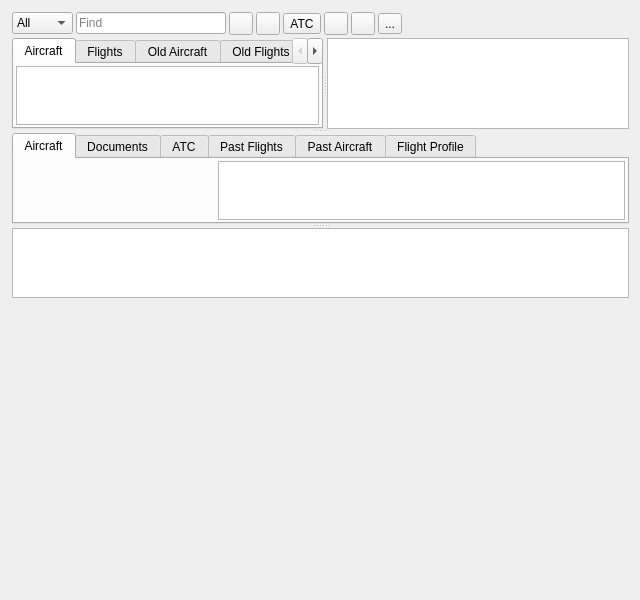
<?xml version="1.0" encoding="UTF-8"?>
<ui version="4.0">
 <class>AircraftGUI</class>
 <widget class="RollupContents" name="AircraftGUI">
  <property name="geometry">
   <rect>
    <x>0</x>
    <y>0</y>
    <width>640</width>
    <height>600</height>
   </rect>
  </property>
  <property name="sizePolicy">
   <sizepolicy hsizetype="Expanding" vsizetype="Expanding">
    <horstretch>0</horstretch>
    <verstretch>0</verstretch>
   </sizepolicy>
  </property>
  <property name="minimumSize">
   <size>
    <width>320</width>
    <height>100</height>
   </size>
  </property>
  <property name="font">
   <font>
    <pointsize>9</pointsize>
   </font>
  </property>
  <property name="windowTitle">
   <string>Aircraft</string>
  </property>
  <widget class="QWidget" name="aircraftContainer" native="true">
   <property name="geometry">
    <rect>
     <x>10</x>
     <y>10</y>
     <width>621</width>
     <height>291</height>
    </rect>
   </property>
   <property name="sizePolicy">
    <sizepolicy hsizetype="Expanding" vsizetype="Expanding">
     <horstretch>0</horstretch>
     <verstretch>0</verstretch>
    </sizepolicy>
   </property>
   <property name="windowTitle">
    <string>Aircraft</string>
   </property>
   <layout class="QVBoxLayout" name="mainLayout">
    <property name="spacing">
     <number>3</number>
    </property>
    <property name="leftMargin">
     <number>2</number>
    </property>
    <property name="topMargin">
     <number>2</number>
    </property>
    <property name="rightMargin">
     <number>2</number>
    </property>
    <property name="bottomMargin">
     <number>2</number>
    </property>
    <item>
     <layout class="QHBoxLayout" name="toolbarLayout">
      <item>
       <widget class="QComboBox" name="findColumn">
        <property name="toolTip">
         <string>Which column Find looks in</string>
        </property>
        <item>
         <property name="text">
          <string>All</string>
         </property>
        </item>
        <item>
         <property name="text">
          <string>ICAO</string>
         </property>
        </item>
        <item>
         <property name="text">
          <string>Reg</string>
         </property>
        </item>
        <item>
         <property name="text">
          <string>Type</string>
         </property>
        </item>
        <item>
         <property name="text">
          <string>Flight</string>
         </property>
        </item>
       </widget>
      </item>
      <item>
       <widget class="QLineEdit" name="find">
        <property name="maximumSize">
         <size>
          <width>150</width>
          <height>16777215</height>
         </size>
        </property>
        <property name="toolTip">
         <string>Highlight the next aircraft or flight matching this text. Matches ICAO address, registration, type, flight number, airline, departure or arrival. Press Enter to step through the matches</string>
        </property>
        <property name="placeholderText">
         <string>Find</string>
        </property>
       </widget>
      </item>
      <item>
       <widget class="QToolButton" name="deleteAircraft">
        <property name="toolTip">
         <string>Delete all aircraft from the table and the Map</string>
        </property>
        <property name="text">
         <string/>
        </property>
        <property name="icon">
         <iconset resource="../../../sdrgui/resources/res.qrc">
          <normaloff>:/bin.png</normaloff>:/bin.png</iconset>
        </property>
       </widget>
      </item>
      <item>
       <widget class="QToolButton" name="notifications">
        <property name="toolTip">
         <string>Open notifications dialog</string>
        </property>
        <property name="text">
         <string/>
        </property>
        <property name="icon">
         <iconset resource="../../../sdrgui/resources/res.qrc">
          <normaloff>:/mono.png</normaloff>:/mono.png</iconset>
        </property>
       </widget>
      </item>
      <item>
       <widget class="ButtonSwitch" name="atcLabels">
        <property name="toolTip">
         <string>Display route, altitude and speed in aircraft labels on the Map</string>
        </property>
        <property name="text">
         <string>ATC</string>
        </property>
        <property name="checkable">
         <bool>true</bool>
        </property>
       </widget>
      </item>
      <item>
       <widget class="ButtonSwitch" name="stats">
        <property name="toolTip">
         <string>Display statistics. Right click to reset the records.</string>
        </property>
        <property name="text">
         <string/>
        </property>
        <property name="icon">
         <iconset resource="aircrafticons.qrc">
          <normaloff>:/icons/stats.png</normaloff>:/icons/stats.png</iconset>
        </property>
        <property name="checkable">
         <bool>true</bool>
        </property>
       </widget>
      </item>
      <item>
       <widget class="ButtonSwitch" name="displayChart">
        <property name="toolTip">
         <string>Display the message rate chart. Right click to reset data.</string>
        </property>
        <property name="text">
         <string/>
        </property>
        <property name="icon">
         <iconset resource="aircrafticons.qrc">
          <normaloff>:/icons/chart.png</normaloff>:/icons/chart.png</iconset>
        </property>
        <property name="checkable">
         <bool>true</bool>
        </property>
       </widget>
      </item>
      <item>
       <widget class="QToolButton" name="settings">
        <property name="toolTip">
         <string>Aircraft settings</string>
        </property>
        <property name="text">
         <string>...</string>
        </property>
        <property name="icon">
         <iconset resource="../../../sdrgui/resources/res.qrc">
          <normaloff>:/gear.png</normaloff>:/gear.png</iconset>
        </property>
       </widget>
      </item>
      <item>
       <spacer name="toolbarSpacer">
        <property name="orientation">
         <enum>Qt::Horizontal</enum>
        </property>
        <property name="sizeHint" stdset="0">
         <size>
          <width>40</width>
          <height>20</height>
         </size>
        </property>
       </spacer>
      </item>
     </layout>
    </item>
    <item>
     <widget class="QSplitter" name="splitter">
      <property name="orientation">
       <enum>Qt::Vertical</enum>
      </property>
      <widget class="QSplitter" name="aircraftSplitter">
       <property name="orientation">
        <enum>Qt::Horizontal</enum>
       </property>
      <widget class="QTabWidget" name="aircraftTabs">
      <property name="sizePolicy">
       <sizepolicy hsizetype="Expanding" vsizetype="Expanding">
        <horstretch>0</horstretch>
        <verstretch>0</verstretch>
       </sizepolicy>
      </property>
      <property name="currentIndex">
       <number>0</number>
      </property>
      <widget class="QWidget" name="aircraftTab">
       <attribute name="title">
        <string>Aircraft</string>
       </attribute>
       <layout class="QVBoxLayout" name="aircraftTabLayout">
        <property name="spacing">
         <number>2</number>
        </property>
        <property name="leftMargin">
         <number>2</number>
        </property>
        <property name="topMargin">
         <number>2</number>
        </property>
        <property name="rightMargin">
         <number>2</number>
        </property>
        <property name="bottomMargin">
         <number>2</number>
        </property>
        <item>
         <widget class="QTableView" name="aircraft">
          <property name="sizePolicy">
           <sizepolicy hsizetype="Expanding" vsizetype="Expanding">
            <horstretch>0</horstretch>
            <verstretch>0</verstretch>
           </sizepolicy>
          </property>
          <property name="toolTip">
           <string>Aircraft heard across all demodulators. Select a row to filter the Documents and ATC tables.</string>
          </property>
          <property name="editTriggers">
           <set>QAbstractItemView::NoEditTriggers</set>
          </property>
          <property name="selectionMode">
           <enum>QAbstractItemView::SingleSelection</enum>
          </property>
          <property name="selectionBehavior">
           <enum>QAbstractItemView::SelectRows</enum>
          </property>
          <attribute name="horizontalHeaderStretchLastSection">
           <bool>false</bool>
          </attribute>
         </widget>
        </item>
       </layout>
      </widget>
      <widget class="QWidget" name="flightsTab">
       <attribute name="title">
        <string>Flights</string>
       </attribute>
       <layout class="QVBoxLayout" name="flightsTabLayout">
        <property name="spacing">
         <number>2</number>
        </property>
        <property name="leftMargin">
         <number>2</number>
        </property>
        <property name="topMargin">
         <number>2</number>
        </property>
        <property name="rightMargin">
         <number>2</number>
        </property>
        <property name="bottomMargin">
         <number>2</number>
        </property>
        <item>
         <widget class="QTableView" name="flights">
          <property name="sizePolicy">
           <sizepolicy hsizetype="Expanding" vsizetype="Expanding">
            <horstretch>0</horstretch>
            <verstretch>0</verstretch>
           </sizepolicy>
          </property>
          <property name="toolTip">
           <string>Flights seen this session, current and past. Select a row to filter the Documents and ATC tables.</string>
          </property>
          <property name="editTriggers">
           <set>QAbstractItemView::NoEditTriggers</set>
          </property>
          <property name="selectionMode">
           <enum>QAbstractItemView::SingleSelection</enum>
          </property>
          <property name="selectionBehavior">
           <enum>QAbstractItemView::SelectRows</enum>
          </property>
         </widget>
        </item>
       </layout>
      </widget>
      <widget class="QWidget" name="oldAircraftTab">
       <attribute name="title">
        <string>Old Aircraft</string>
       </attribute>
       <layout class="QVBoxLayout" name="oldAircraftTabLayout">
        <property name="spacing">
         <number>2</number>
        </property>
        <property name="leftMargin">
         <number>2</number>
        </property>
        <property name="topMargin">
         <number>2</number>
        </property>
        <property name="rightMargin">
         <number>2</number>
        </property>
        <property name="bottomMargin">
         <number>2</number>
        </property>
        <item>
         <widget class="QTableView" name="oldAircraft">
          <property name="sizePolicy">
           <sizepolicy hsizetype="Expanding" vsizetype="Expanding">
            <horstretch>0</horstretch>
            <verstretch>0</verstretch>
           </sizepolicy>
          </property>
          <property name="toolTip">
           <string>Aircraft heard across all demodulators. Select a row to filter the Documents and ATC tables.</string>
          </property>
          <property name="editTriggers">
           <set>QAbstractItemView::NoEditTriggers</set>
          </property>
          <property name="selectionMode">
           <enum>QAbstractItemView::SingleSelection</enum>
          </property>
          <property name="selectionBehavior">
           <enum>QAbstractItemView::SelectRows</enum>
          </property>
          <attribute name="horizontalHeaderStretchLastSection">
           <bool>false</bool>
          </attribute>
         </widget>
        </item>
       </layout>
      </widget>
      <widget class="QWidget" name="oldFlightsTab">
       <attribute name="title">
        <string>Old Flights</string>
       </attribute>
       <layout class="QVBoxLayout" name="oldFlightsTabLayout">
        <property name="spacing">
         <number>2</number>
        </property>
        <property name="leftMargin">
         <number>2</number>
        </property>
        <property name="topMargin">
         <number>2</number>
        </property>
        <property name="rightMargin">
         <number>2</number>
        </property>
        <property name="bottomMargin">
         <number>2</number>
        </property>
        <item>
         <widget class="QTableView" name="oldFlights">
          <property name="sizePolicy">
           <sizepolicy hsizetype="Expanding" vsizetype="Expanding">
            <horstretch>0</horstretch>
            <verstretch>0</verstretch>
           </sizepolicy>
          </property>
          <property name="toolTip">
           <string>Flights that have finished, and those restored from the last session. Select a row to filter the Documents and ATC tables.</string>
          </property>
          <property name="editTriggers">
           <set>QAbstractItemView::NoEditTriggers</set>
          </property>
          <property name="selectionMode">
           <enum>QAbstractItemView::SingleSelection</enum>
          </property>
          <property name="selectionBehavior">
           <enum>QAbstractItemView::SelectRows</enum>
          </property>
         </widget>
        </item>
       </layout>
      </widget>
      <widget class="QWidget" name="weatherTab">
       <attribute name="title">
        <string>Weather</string>
       </attribute>
       <layout class="QVBoxLayout" name="weatherTabLayout">
        <property name="spacing">
         <number>2</number>
        </property>
        <property name="leftMargin">
         <number>2</number>
        </property>
        <property name="topMargin">
         <number>2</number>
        </property>
        <property name="rightMargin">
         <number>2</number>
        </property>
        <property name="bottomMargin">
         <number>2</number>
        </property>
        <item>
         <widget class="QSplitter" name="weatherSplitter">
          <property name="orientation">
           <enum>Qt::Vertical</enum>
          </property>
          <widget class="QTableWidget" name="weather">
           <property name="toolTip">
            <string>Weather reports for airports, as carried by ACARS - METARs, TAFs, D-ATIS, TWIPs, NOTAMs, PIREPs and SIGMETs. They arrive through whichever aircraft requested them, but describe the airport rather than that aircraft, so they are kept for the session. Select a row to read the full report.</string>
           </property>
           <property name="editTriggers">
            <set>QAbstractItemView::NoEditTriggers</set>
           </property>
           <property name="selectionMode">
            <enum>QAbstractItemView::SingleSelection</enum>
           </property>
           <property name="selectionBehavior">
            <enum>QAbstractItemView::SelectRows</enum>
           </property>
           <column>
            <property name="text">
             <string>Time</string>
            </property>
           </column>
           <column>
            <property name="text">
             <string>Airport</string>
            </property>
           </column>
           <column>
            <property name="text">
             <string>Type</string>
            </property>
           </column>
           <column>
            <property name="text">
             <string>Via</string>
            </property>
           </column>
           <column>
            <property name="text">
             <string>Report</string>
            </property>
           </column>
          </widget>
          <widget class="AcarsMessageView" name="weatherText">
           <property name="readOnly">
            <bool>true</bool>
           </property>
           <property name="lineWrapMode">
            <enum>QTextEdit::NoWrap</enum>
           </property>
          </widget>
         </widget>
        </item>
       </layout>
      </widget>
      </widget>
         <widget class="QTableWidget" name="statistics">
          <property name="toolTip">
           <string>Records and counters. Ranges are measured from the position of the device each report arrived on, or My Position where the device does not know where it is. Right click to reset.</string>
          </property>
          <property name="editTriggers">
           <set>QAbstractItemView::NoEditTriggers</set>
          </property>
          <property name="alternatingRowColors">
           <bool>true</bool>
          </property>
          <property name="selectionMode">
           <enum>QAbstractItemView::SingleSelection</enum>
          </property>
          <property name="selectionBehavior">
           <enum>QAbstractItemView::SelectRows</enum>
          </property>
         </widget>
      </widget>
      <widget class="QTabWidget" name="messageTabs">
      <property name="sizePolicy">
       <sizepolicy hsizetype="Expanding" vsizetype="Expanding">
        <horstretch>0</horstretch>
        <verstretch>0</verstretch>
       </sizepolicy>
      </property>
      <property name="currentIndex">
       <number>0</number>
      </property>
      <widget class="QWidget" name="photoTab">
       <attribute name="title">
        <string>Aircraft</string>
       </attribute>
       <layout class="QHBoxLayout" name="photoTabLayout">
        <property name="spacing">
         <number>2</number>
        </property>
        <property name="leftMargin">
         <number>2</number>
        </property>
        <property name="topMargin">
         <number>2</number>
        </property>
        <property name="rightMargin">
         <number>2</number>
        </property>
        <property name="bottomMargin">
         <number>2</number>
        </property>
        <item>
         <layout class="QVBoxLayout" name="photoLayout">
          <property name="spacing">
           <number>4</number>
          </property>
          <item>
           <layout class="QHBoxLayout" name="photoHeaderLayout">
            <property name="spacing">
             <number>4</number>
            </property>
            <item>
             <widget class="QLabel" name="photoHeader">
              <property name="sizePolicy">
               <sizepolicy hsizetype="Preferred" vsizetype="Preferred">
                <horstretch>0</horstretch>
                <verstretch>0</verstretch>
               </sizepolicy>
              </property>
              <property name="text">
               <string/>
              </property>
              <property name="alignment">
               <set>Qt::AlignLeading|Qt::AlignLeft|Qt::AlignVCenter</set>
              </property>
             </widget>
            </item>
            <item>
             <widget class="QLabel" name="photoFlag">
              <property name="sizePolicy">
               <sizepolicy hsizetype="Minimum" vsizetype="Preferred">
                <horstretch>0</horstretch>
                <verstretch>0</verstretch>
               </sizepolicy>
              </property>
              <property name="text">
               <string/>
              </property>
              <property name="alignment">
               <set>Qt::AlignRight|Qt::AlignTrailing|Qt::AlignVCenter</set>
              </property>
             </widget>
            </item>
           </layout>
          </item>
          <item>
           <widget class="ClickableLabel" name="photo">
            <property name="toolTip">
             <string>Click to view the photo on planespotters.net</string>
            </property>
            <property name="text">
             <string/>
            </property>
           </widget>
          </item>
          <item>
           <widget class="QLabel" name="flightDetails">
            <property name="minimumSize">
             <size>
              <width>200</width>
              <height>0</height>
             </size>
            </property>
            <property name="maximumSize">
             <size>
              <width>200</width>
              <height>16777215</height>
             </size>
            </property>
            <property name="text">
             <string/>
            </property>
            <property name="textFormat">
             <enum>Qt::RichText</enum>
            </property>
            <property name="alignment">
             <set>Qt::AlignCenter</set>
            </property>
           </widget>
          </item>
          <item>
           <spacer name="photoVerticalSpacer">
            <property name="orientation">
             <enum>Qt::Vertical</enum>
            </property>
            <property name="sizeHint" stdset="0">
             <size>
              <width>20</width>
              <height>40</height>
             </size>
            </property>
           </spacer>
          </item>
         </layout>
        </item>
        <item>
         <widget class="QTableWidget" name="aircraftInfo">
          <property name="sizePolicy">
           <sizepolicy hsizetype="Expanding" vsizetype="Expanding">
            <horstretch>1</horstretch>
            <verstretch>0</verstretch>
           </sizepolicy>
          </property>
          <property name="toolTip">
           <string>Details of the selected aircraft from the aircraft database</string>
          </property>
          <property name="editTriggers">
           <set>QAbstractItemView::NoEditTriggers</set>
          </property>
          <property name="selectionMode">
           <enum>QAbstractItemView::SingleSelection</enum>
          </property>
          <property name="selectionBehavior">
           <enum>QAbstractItemView::SelectRows</enum>
          </property>
          <attribute name="horizontalHeaderVisible">
           <bool>false</bool>
          </attribute>
          <attribute name="horizontalHeaderStretchLastSection">
           <bool>true</bool>
          </attribute>
          <attribute name="verticalHeaderVisible">
           <bool>false</bool>
          </attribute>
          <column>
           <property name="text">
            <string>Property</string>
           </property>
          </column>
          <column>
           <property name="text">
            <string>Value</string>
           </property>
          </column>
         </widget>
        </item>
       </layout>
      </widget>
      <widget class="QWidget" name="documentsTab">
       <attribute name="title">
        <string>Documents</string>
       </attribute>
       <layout class="QVBoxLayout" name="documentsTabLayout">
        <property name="spacing">
         <number>2</number>
        </property>
        <property name="leftMargin">
         <number>2</number>
        </property>
        <property name="topMargin">
         <number>2</number>
        </property>
        <property name="rightMargin">
         <number>2</number>
        </property>
        <property name="bottomMargin">
         <number>2</number>
        </property>
        <item>
         <widget class="QTableWidget" name="documents">
          <property name="sizePolicy">
           <sizepolicy hsizetype="Expanding" vsizetype="Expanding">
            <horstretch>0</horstretch>
            <verstretch>0</verstretch>
           </sizepolicy>
          </property>
          <property name="toolTip">
           <string>Documents for the selected aircraft or flight: flight plans, clearances, loadsheets, CPDLC, logons. Select a row to view the document below.</string>
          </property>
          <property name="editTriggers">
           <set>QAbstractItemView::NoEditTriggers</set>
          </property>
          <property name="selectionMode">
           <enum>QAbstractItemView::SingleSelection</enum>
          </property>
          <property name="selectionBehavior">
           <enum>QAbstractItemView::SelectRows</enum>
          </property>
          <column>
           <property name="text">
            <string>Time</string>
           </property>
           <property name="toolTip">
            <string>Time the document was received</string>
           </property>
          </column>
          <column>
           <property name="text">
            <string>Flight</string>
           </property>
           <property name="toolTip">
            <string>Flight the document belongs to</string>
           </property>
          </column>
          <column>
           <property name="text">
            <string>Reg</string>
           </property>
           <property name="toolTip">
            <string>Aircraft registration or ICAO address</string>
           </property>
          </column>
          <column>
           <property name="text">
            <string>Type</string>
           </property>
           <property name="toolTip">
            <string>Kind of document</string>
           </property>
          </column>
          <column>
           <property name="text">
            <string>Title</string>
           </property>
           <property name="toolTip">
            <string>Document title</string>
           </property>
          </column>
         </widget>
        </item>
        <item>
         <widget class="AcarsMessageView" name="documentText">
          <property name="toolTip">
           <string>The selected document</string>
          </property>
          <property name="readOnly">
           <bool>true</bool>
          </property>
         </widget>
        </item>
       </layout>
      </widget>
      <widget class="QWidget" name="atcTab">
       <attribute name="title">
        <string>ATC</string>
       </attribute>
       <layout class="QVBoxLayout" name="atcTabLayout">
        <property name="spacing">
         <number>2</number>
        </property>
        <property name="leftMargin">
         <number>2</number>
        </property>
        <property name="topMargin">
         <number>2</number>
        </property>
        <property name="rightMargin">
         <number>2</number>
        </property>
        <property name="bottomMargin">
         <number>2</number>
        </property>
        <item>
         <widget class="QTableWidget" name="atcMessages">
          <property name="sizePolicy">
           <sizepolicy hsizetype="Expanding" vsizetype="Expanding">
            <horstretch>0</horstretch>
            <verstretch>0</verstretch>
           </sizepolicy>
          </property>
          <property name="toolTip">
           <string>Controller-pilot data link (CPDLC) messages for the selected aircraft or flight</string>
          </property>
          <property name="editTriggers">
           <set>QAbstractItemView::NoEditTriggers</set>
          </property>
          <property name="selectionMode">
           <enum>QAbstractItemView::SingleSelection</enum>
          </property>
          <property name="selectionBehavior">
           <enum>QAbstractItemView::SelectRows</enum>
          </property>
          <column>
           <property name="text">
            <string>Time</string>
           </property>
           <property name="toolTip">
            <string>Time the message was received</string>
           </property>
          </column>
          <column>
           <property name="text">
            <string>Protocol</string>
           </property>
           <property name="toolTip">
            <string>Message protocol, e.g. CPDLC</string>
           </property>
          </column>
          <column>
           <property name="text">
            <string>Dir</string>
           </property>
           <property name="toolTip">
            <string>Message direction: up arrow for uplink (ATC to aircraft), down arrow for downlink</string>
           </property>
          </column>
          <column>
           <property name="text">
            <string>From</string>
           </property>
           <property name="toolTip">
            <string>Message source, when known</string>
           </property>
          </column>
          <column>
           <property name="text">
            <string>To</string>
           </property>
           <property name="toolTip">
            <string>Message recipient, when known</string>
           </property>
          </column>
          <column>
           <property name="text">
            <string>Message</string>
           </property>
           <property name="toolTip">
            <string>The ATC message text</string>
           </property>
          </column>
         </widget>
        </item>
       </layout>
      </widget>
      <widget class="QWidget" name="pastFlightsTab">
       <attribute name="title">
        <string>Past Flights</string>
       </attribute>
       <layout class="QVBoxLayout" name="pastFlightsTabLayout">
        <property name="spacing">
         <number>2</number>
        </property>
        <property name="leftMargin">
         <number>2</number>
        </property>
        <property name="topMargin">
         <number>2</number>
        </property>
        <property name="rightMargin">
         <number>2</number>
        </property>
        <property name="bottomMargin">
         <number>2</number>
        </property>
        <item>
         <widget class="QTableWidget" name="pastFlights">
          <property name="toolTip">
           <string>Every flight this aircraft has been seen operating, most recent first</string>
          </property>
          <property name="editTriggers">
           <set>QAbstractItemView::NoEditTriggers</set>
          </property>
          <property name="alternatingRowColors">
           <bool>true</bool>
          </property>
          <property name="selectionMode">
           <enum>QAbstractItemView::SingleSelection</enum>
          </property>
          <property name="selectionBehavior">
           <enum>QAbstractItemView::SelectRows</enum>
          </property>
          <property name="sortingEnabled">
           <bool>true</bool>
          </property>
         </widget>
        </item>
       </layout>
      </widget>
      <widget class="QWidget" name="pastAircraftTab">
       <attribute name="title">
        <string>Past Aircraft</string>
       </attribute>
       <layout class="QVBoxLayout" name="pastAircraftTabLayout">
        <property name="spacing">
         <number>2</number>
        </property>
        <property name="leftMargin">
         <number>2</number>
        </property>
        <property name="topMargin">
         <number>2</number>
        </property>
        <property name="rightMargin">
         <number>2</number>
        </property>
        <property name="bottomMargin">
         <number>2</number>
        </property>
        <item>
         <widget class="QTableWidget" name="pastAircraft">
          <property name="toolTip">
           <string>Every aircraft that has been seen operating this flight number, most recent first</string>
          </property>
          <property name="editTriggers">
           <set>QAbstractItemView::NoEditTriggers</set>
          </property>
          <property name="alternatingRowColors">
           <bool>true</bool>
          </property>
          <property name="selectionMode">
           <enum>QAbstractItemView::SingleSelection</enum>
          </property>
          <property name="selectionBehavior">
           <enum>QAbstractItemView::SelectRows</enum>
          </property>
          <property name="sortingEnabled">
           <bool>true</bool>
          </property>
         </widget>
        </item>
       </layout>
      </widget>
      <widget class="QWidget" name="profileTab">
       <attribute name="title">
        <string>Flight Profile</string>
       </attribute>
       <layout class="QVBoxLayout" name="profileTabLayout">
        <property name="spacing">
         <number>2</number>
        </property>
        <property name="leftMargin">
         <number>2</number>
        </property>
        <property name="topMargin">
         <number>2</number>
        </property>
        <property name="rightMargin">
         <number>2</number>
        </property>
        <property name="bottomMargin">
         <number>2</number>
        </property>
        <item>
         <widget class="QChartView" name="profileChart">
          <property name="sizePolicy">
           <sizepolicy hsizetype="Expanding" vsizetype="Expanding">
            <horstretch>0</horstretch>
            <verstretch>0</verstretch>
           </sizepolicy>
          </property>
          <property name="toolTip">
           <string>Flight profile of the selected aircraft or flight: altitude and speed against time</string>
          </property>
         </widget>
        </item>
       </layout>
      </widget>
      </widget>
         <widget class="QChartView" name="chart">
          <property name="sizePolicy">
           <sizepolicy hsizetype="Expanding" vsizetype="Expanding">
            <horstretch>0</horstretch>
            <verstretch>0</verstretch>
           </sizepolicy>
          </property>
          <property name="toolTip">
           <string>Message rate per protocol. Click a legend entry to show/hide a series.</string>
          </property>
         </widget>
     </widget>
    </item>
   </layout>
  </widget>
 </widget>
 <customwidgets>
  <customwidget>
   <class>AcarsMessageView</class>
   <extends>QTextEdit</extends>
   <header>gui/acarsmessageview.h</header>
  </customwidget>
  <customwidget>
   <class>ButtonSwitch</class>
   <extends>QToolButton</extends>
   <header>gui/buttonswitch.h</header>
  </customwidget>
  <customwidget>
   <class>RollupContents</class>
   <extends>QWidget</extends>
   <header>gui/rollupcontents.h</header>
   <container>1</container>
  </customwidget>
  <customwidget>
   <class>QChartView</class>
   <extends>QGraphicsView</extends>
   <header>QtCharts</header>
  </customwidget>
  <customwidget>
   <class>ClickableLabel</class>
   <extends>QLabel</extends>
   <header>gui/clickablelabel.h</header>
  </customwidget>
 </customwidgets>
 <resources>
  <include location="../../../sdrgui/resources/res.qrc"/>
 </resources>
 <connections/>
</ui>
